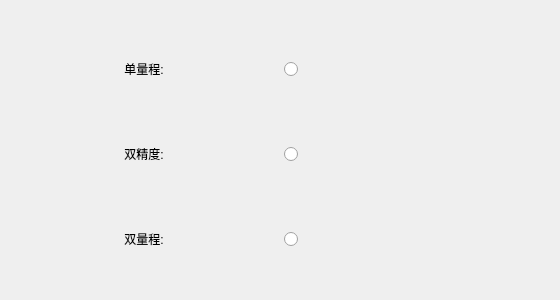
     <widget class="QWidget" name="page_25">
      <widget class="QWidget" name="layoutWidget">
       <property name="geometry">
        <rect>
         <x>10</x>
         <y>20</y>
         <width>541</width>
         <height>271</height>
        </rect>
       </property>
       <layout class="QGridLayout" name="gridLayout_2">
        <item row="0" column="0">
         <widget class="QLabel" name="label_33">
          <property name="styleSheet">
           <string notr="true">font: 18pt &quot;Sans Serif&quot;;</string>
          </property>
          <property name="text">
           <string>单量程:</string>
          </property>
          <property name="alignment">
           <set>Qt::AlignCenter</set>
          </property>
         </widget>
        </item>
        <item row="0" column="1">
         <widget class="QRadioButton" name="radioButton_5">
          <property name="minimumSize">
           <size>
            <width>0</width>
            <height>60</height>
           </size>
          </property>
          <property name="styleSheet">
           <string notr="true">QRadioButton{
   font: 14pt &quot;黑体&quot;;
   spacing: 10 
}  

QRadioButton::indicator { 
   width: 25px;
   height: 25px;
   image: url(:/A31/A31/logo/Radio.png);
}

QRadioButton::indicator:checked { 
image: url(:/A31/A31/logo/Radio_check.png);s
}</string>
          </property>
          <property name="text">
           <string/>
          </property>
         </widget>
        </item>
        <item row="1" column="0">
         <widget class="QLabel" name="label_34">
          <property name="styleSheet">
           <string notr="true">font: 18pt &quot;Sans Serif&quot;;</string>
          </property>
          <property name="text">
           <string>双精度:</string>
          </property>
          <property name="alignment">
           <set>Qt::AlignCenter</set>
          </property>
         </widget>
        </item>
        <item row="1" column="1">
         <widget class="QRadioButton" name="radioButton_6">
          <property name="minimumSize">
           <size>
            <width>0</width>
            <height>60</height>
           </size>
          </property>
          <property name="styleSheet">
           <string notr="true">QRadioButton{
   font: 14pt &quot;黑体&quot;;
   spacing: 10 
}  

QRadioButton::indicator { 
   width: 25px;
   height: 25px;
   image: url(:/A31/A31/logo/Radio.png);
}

QRadioButton::indicator:checked { 
image: url(:/A31/A31/logo/Radio_check.png);s
}</string>
          </property>
          <property name="text">
           <string/>
          </property>
         </widget>
        </item>
        <item row="2" column="0">
         <widget class="QLabel" name="label_35">
          <property name="styleSheet">
           <string notr="true">font: 18pt &quot;Sans Serif&quot;;</string>
          </property>
          <property name="text">
           <string>双量程:</string>
          </property>
          <property name="alignment">
           <set>Qt::AlignCenter</set>
          </property>
         </widget>
        </item>
        <item row="2" column="1">
         <widget class="QRadioButton" name="radioButton_7">
          <property name="minimumSize">
           <size>
            <width>0</width>
            <height>60</height>
           </size>
          </property>
          <property name="styleSheet">
           <string notr="true">QRadioButton{
   font: 14pt &quot;黑体&quot;;
   spacing: 10 
}  

QRadioButton::indicator { 
   width: 25px;
   height: 25px;
   image: url(:/A31/A31/logo/Radio.png);
}

QRadioButton::indicator:checked { 
image: url(:/A31/A31/logo/Radio_check.png);s
}</string>
          </property>
          <property name="text">
           <string/>
          </property>
         </widget>
        </item>
       </layout>
      </widget>
     </widget>
